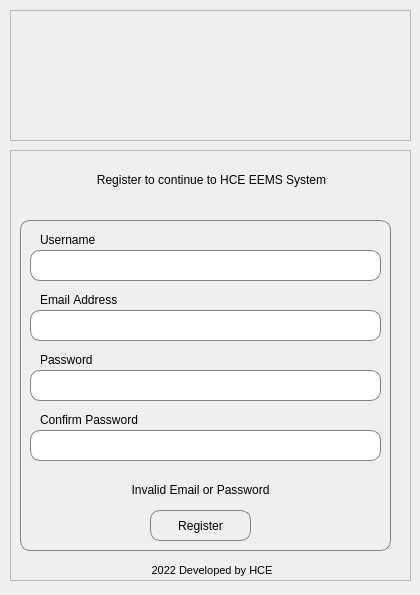
<?xml version="1.0" encoding="UTF-8"?>
<ui version="4.0">
 <class>SignupForm</class>
 <widget class="QWidget" name="SignupForm">
  <property name="geometry">
   <rect>
    <x>0</x>
    <y>0</y>
    <width>420</width>
    <height>595</height>
   </rect>
  </property>
  <property name="windowTitle">
   <string>Form</string>
  </property>
  <property name="windowIcon">
   <iconset>
    <normaloff>../resources/icons/HCE-C.svg</normaloff>../resources/icons/HCE-C.svg</iconset>
  </property>
  <widget class="QFrame" name="logoFrame">
   <property name="geometry">
    <rect>
     <x>10</x>
     <y>10</y>
     <width>401</width>
     <height>131</height>
    </rect>
   </property>
   <property name="frameShape">
    <enum>QFrame::StyledPanel</enum>
   </property>
   <property name="frameShadow">
    <enum>QFrame::Raised</enum>
   </property>
   <widget class="QLabel" name="lbLogo">
    <property name="geometry">
     <rect>
      <x>110</x>
      <y>0</y>
      <width>181</width>
      <height>121</height>
     </rect>
    </property>
    <property name="text">
     <string/>
    </property>
    <property name="pixmap">
     <pixmap>Z:/__CUSTOMER LOGOS/HCE.png</pixmap>
    </property>
   </widget>
   <widget class="QLabel" name="lbLogo_2">
    <property name="geometry">
     <rect>
      <x>50</x>
      <y>20</y>
      <width>301</width>
      <height>91</height>
     </rect>
    </property>
    <property name="text">
     <string/>
    </property>
    <property name="pixmap">
     <pixmap>../resources/assets/HCE-logo.jpg</pixmap>
    </property>
    <property name="scaledContents">
     <bool>true</bool>
    </property>
   </widget>
  </widget>
  <widget class="QFrame" name="registerFrame">
   <property name="geometry">
    <rect>
     <x>10</x>
     <y>150</y>
     <width>401</width>
     <height>431</height>
    </rect>
   </property>
   <property name="frameShape">
    <enum>QFrame::StyledPanel</enum>
   </property>
   <property name="frameShadow">
    <enum>QFrame::Raised</enum>
   </property>
   <widget class="QLabel" name="label">
    <property name="geometry">
     <rect>
      <x>16</x>
      <y>20</y>
      <width>371</width>
      <height>20</height>
     </rect>
    </property>
    <property name="font">
     <font>
      <pointsize>9</pointsize>
     </font>
    </property>
    <property name="text">
     <string>Register to continue to HCE EEMS System</string>
    </property>
    <property name="alignment">
     <set>Qt::AlignCenter</set>
    </property>
   </widget>
   <widget class="QFrame" name="registerBlock">
    <property name="geometry">
     <rect>
      <x>10</x>
      <y>70</y>
      <width>371</width>
      <height>331</height>
     </rect>
    </property>
    <property name="styleSheet">
     <string notr="true">QFrame {
 border: 1px solid gray;
 border-radius: 10px;
}</string>
    </property>
    <property name="frameShape">
     <enum>QFrame::StyledPanel</enum>
    </property>
    <property name="frameShadow">
     <enum>QFrame::Raised</enum>
    </property>
    <widget class="QLineEdit" name="leEmail">
     <property name="geometry">
      <rect>
       <x>10</x>
       <y>90</y>
       <width>351</width>
       <height>31</height>
      </rect>
     </property>
     <property name="font">
      <font>
       <pointsize>10</pointsize>
      </font>
     </property>
     <property name="styleSheet">
      <string notr="true">QLineEdit {
 border: 1px solid gray;
 border-radius: 10px;
}</string>
     </property>
    </widget>
    <widget class="QLineEdit" name="lePassword">
     <property name="geometry">
      <rect>
       <x>10</x>
       <y>150</y>
       <width>351</width>
       <height>31</height>
      </rect>
     </property>
     <property name="font">
      <font>
       <pointsize>10</pointsize>
      </font>
     </property>
     <property name="styleSheet">
      <string notr="true">QLineEdit {
 border: 1px solid gray;
 border-radius: 10px;
}</string>
     </property>
     <property name="echoMode">
      <enum>QLineEdit::Password</enum>
     </property>
    </widget>
    <widget class="QLabel" name="lbEmail">
     <property name="geometry">
      <rect>
       <x>20</x>
       <y>70</y>
       <width>341</width>
       <height>20</height>
      </rect>
     </property>
     <property name="font">
      <font>
       <kerning>false</kerning>
      </font>
     </property>
     <property name="styleSheet">
      <string notr="true">border: 0px</string>
     </property>
     <property name="lineWidth">
      <number>0</number>
     </property>
     <property name="text">
      <string>Email Address</string>
     </property>
    </widget>
    <widget class="QLabel" name="lbPassword">
     <property name="geometry">
      <rect>
       <x>20</x>
       <y>130</y>
       <width>341</width>
       <height>20</height>
      </rect>
     </property>
     <property name="font">
      <font>
       <kerning>false</kerning>
      </font>
     </property>
     <property name="styleSheet">
      <string notr="true">border: 0px</string>
     </property>
     <property name="lineWidth">
      <number>0</number>
     </property>
     <property name="text">
      <string>Password</string>
     </property>
    </widget>
    <widget class="QPushButton" name="btnRegister">
     <property name="geometry">
      <rect>
       <x>130</x>
       <y>290</y>
       <width>101</width>
       <height>31</height>
      </rect>
     </property>
     <property name="styleSheet">
      <string notr="true">   QPushButton {
         border: 1px solid gray;
         border-radius: 10px;
		 background-color: qlineargradient(x1: 0, y1: 0, x2: 0, y2: 1,
                                           stop: 0 #f6f7fa, stop: 1 rgb(0, 0, 223) );

     }

 QPushButton:pressed {
         background-color: qlineargradient(x1: 0, y1: 0, x2: 0, y2: 1,
                                           stop: 0 #dadbde, stop: 1 #f6f7fa);
     }</string>
     </property>
     <property name="text">
      <string>Register</string>
     </property>
    </widget>
    <widget class="QLabel" name="lbConfirmpass">
     <property name="geometry">
      <rect>
       <x>20</x>
       <y>190</y>
       <width>341</width>
       <height>20</height>
      </rect>
     </property>
     <property name="font">
      <font>
       <kerning>false</kerning>
      </font>
     </property>
     <property name="styleSheet">
      <string notr="true">border: 0px</string>
     </property>
     <property name="lineWidth">
      <number>0</number>
     </property>
     <property name="text">
      <string>Confirm Password</string>
     </property>
    </widget>
    <widget class="QLineEdit" name="leConfirmpass">
     <property name="geometry">
      <rect>
       <x>10</x>
       <y>210</y>
       <width>351</width>
       <height>31</height>
      </rect>
     </property>
     <property name="font">
      <font>
       <pointsize>10</pointsize>
      </font>
     </property>
     <property name="styleSheet">
      <string notr="true">QLineEdit {
 border: 1px solid gray;
 border-radius: 10px;
}</string>
     </property>
     <property name="echoMode">
      <enum>QLineEdit::Password</enum>
     </property>
    </widget>
    <widget class="QLabel" name="lbInvalid">
     <property name="geometry">
      <rect>
       <x>20</x>
       <y>260</y>
       <width>321</width>
       <height>20</height>
      </rect>
     </property>
     <property name="font">
      <font>
       <kerning>false</kerning>
      </font>
     </property>
     <property name="styleSheet">
      <string notr="true">border: 0px</string>
     </property>
     <property name="lineWidth">
      <number>0</number>
     </property>
     <property name="text">
      <string>Invalid Email or Password</string>
     </property>
     <property name="alignment">
      <set>Qt::AlignCenter</set>
     </property>
    </widget>
    <widget class="QLineEdit" name="leUserName">
     <property name="geometry">
      <rect>
       <x>10</x>
       <y>30</y>
       <width>351</width>
       <height>31</height>
      </rect>
     </property>
     <property name="font">
      <font>
       <pointsize>10</pointsize>
      </font>
     </property>
     <property name="mouseTracking">
      <bool>true</bool>
     </property>
     <property name="focusPolicy">
      <enum>Qt::ClickFocus</enum>
     </property>
     <property name="styleSheet">
      <string notr="true">QLineEdit {
 border: 1px solid gray;
 border-radius: 10px;
}</string>
     </property>
    </widget>
    <widget class="QLabel" name="lbLastName">
     <property name="geometry">
      <rect>
       <x>20</x>
       <y>10</y>
       <width>341</width>
       <height>20</height>
      </rect>
     </property>
     <property name="font">
      <font>
       <kerning>false</kerning>
      </font>
     </property>
     <property name="styleSheet">
      <string notr="true">border: 0px</string>
     </property>
     <property name="lineWidth">
      <number>0</number>
     </property>
     <property name="text">
      <string>Username</string>
     </property>
    </widget>
   </widget>
   <widget class="QLabel" name="label_2">
    <property name="geometry">
     <rect>
      <x>10</x>
      <y>410</y>
      <width>381</width>
      <height>20</height>
     </rect>
    </property>
    <property name="font">
     <font>
      <pointsize>8</pointsize>
     </font>
    </property>
    <property name="text">
     <string> 2022 Developed by HCE</string>
    </property>
    <property name="alignment">
     <set>Qt::AlignCenter</set>
    </property>
   </widget>
  </widget>
 </widget>
 <resources>
  <include location="../resources/assets/resources.qrc"/>
 </resources>
 <connections/>
</ui>
